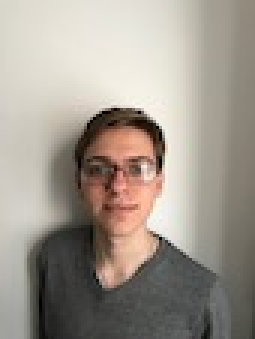
#> input picture ben.jpeg, 85 x 113 px (shown 3 times larger)
$ jupyter execute asciiPictureGenerator.ipynb
#> lines starting #> are read from the running program, lines starting #| are printed output that depends on the picture; after the words box and inside, x2 and y2 are one past the last pixel; in counts of white or black regions, pixels touching at a corner belong together
#> in convertFile, file is the input picture: shape (113, 85, 3); mean R, G, B 160.4, 152.2, 142.2
# Ascii Image Converter
In this notebook we create a simple python script to convert an image into 'ascii art', which in this case means we represent the image as '.' and ' ' depending on if the pixel is on average dark or not.

[cell 1]
import imageio
import numpy as np

We first write a function to convert each pixel in a row to black or white depending on if the mean of the pixels is greater than half of the $0-255$ range. The file will be read by imageio as an array where each row is the row of pixels, and each pixel is itself an array of the $[R,G,B]$ values. So its in effect a 3D array, but better to think of as a 2D array where each point is a single pixel.

[cell 2]
def convertRowToBW(row):
    newRow=[]
    for pixel in row:
        avg=(int(pixel[0])+int(pixel[1])+int(pixel[2]))/3
        if avg>125:
            newRow.append([255,255,255])
        else:
            newRow.append([0,0,0])
    return newRow

Next we write a function to apply this row operation to the whole image.

[cell 3]
def convertFileToBW(file):
    newFile=[]
    for row in file:
        newFile.append(convertRowToBW(row))
#> this loop made 113 passes
#> after the loop, newFile = 113 items
    return np.array(newFile).astype('uint8')
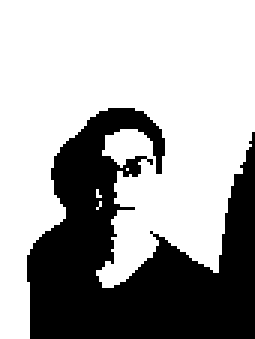
#> returned value: shape (113, 85, 3) (shown 3 times larger); 65.4% white; 1 black region, box (x1, y1, x2, y2) and area: (9, 36, 85, 113) 3325

Given the above output, we now need to take this a row of black or white pixels and convert it into a string of '.' and ' '

[cell 4]
def convertTextRow(row):
    newRow=""
    for pixel in row:
        if pixel[0]==0:
            newRow=newRow+"."
        else:
            newRow=newRow+" "
    return newRow

As above, we also write a function to take this row operation and apply it to a whole black and white file.

[cell 5]
def convertTextFile(blackAndWhiteFile):
    newText = ""
    for row in blackAndWhiteFile:
        newText=newText+convertTextRow(row)+'\n'
    return newText

Finally we bring these file operations together into one function which we can feed a file name to. We do this by simply first applying our black and white converstion function, then applying our text conversion function, and saving the output to a text file. We also save the intermediary step of the black and white file to allow comparison.

[cell 6]
def convertFile(fileName):
    file=imageio.imread(fileName)
    BWFile=convertFileToBW(file)
    imageio.imwrite('BW'+fileName, BWFile)
    strippedName=fileName.split('.')[0]
    textFile=open('text'+strippedName+'.txt', 'wb')
    textFile.write(str.encode(convertTextFile(BWFile)))
#> the loop in convertTextFile, `for row in blackAndWhiteFile:` made 113 passes
    textFile.close()
